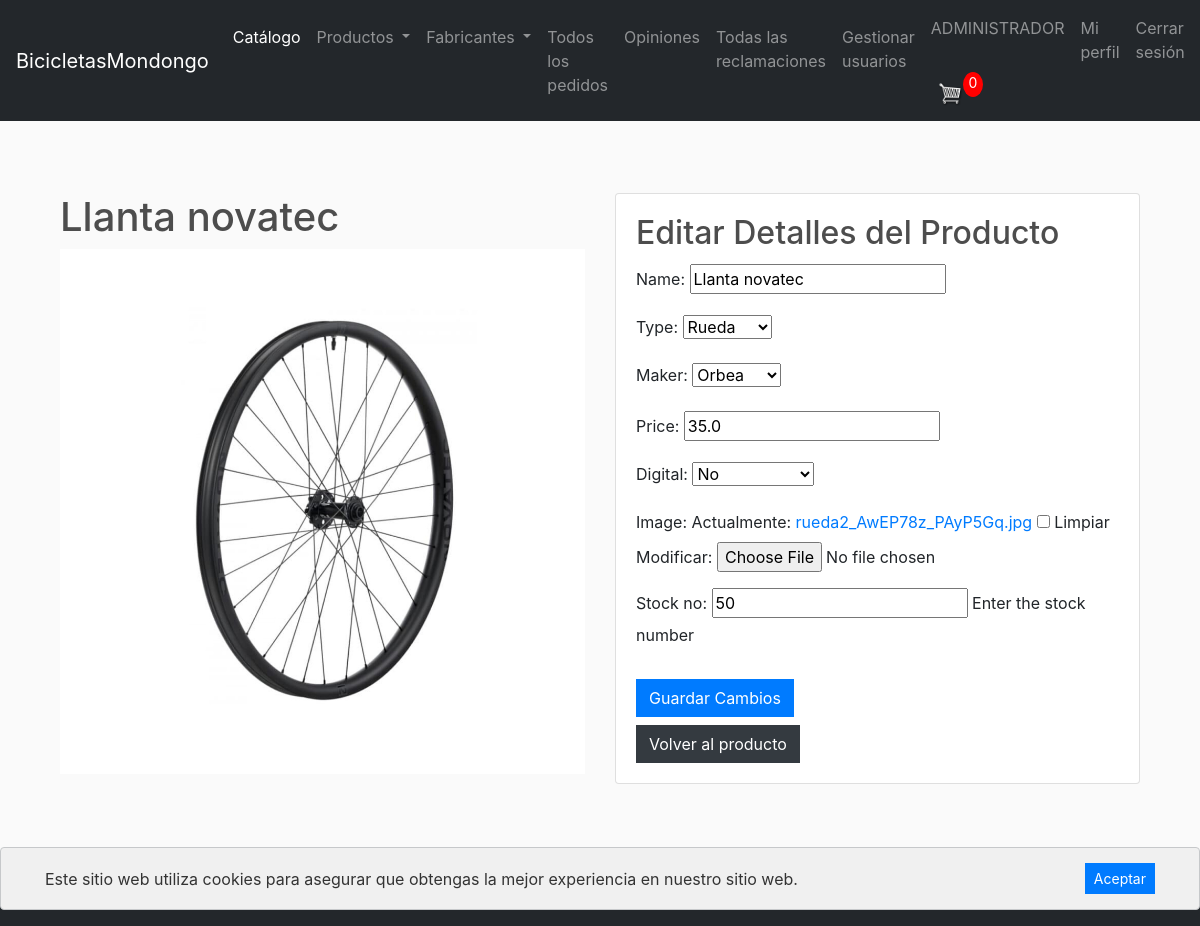
The app's page /store/product/5/edit/ (signed in), older data.
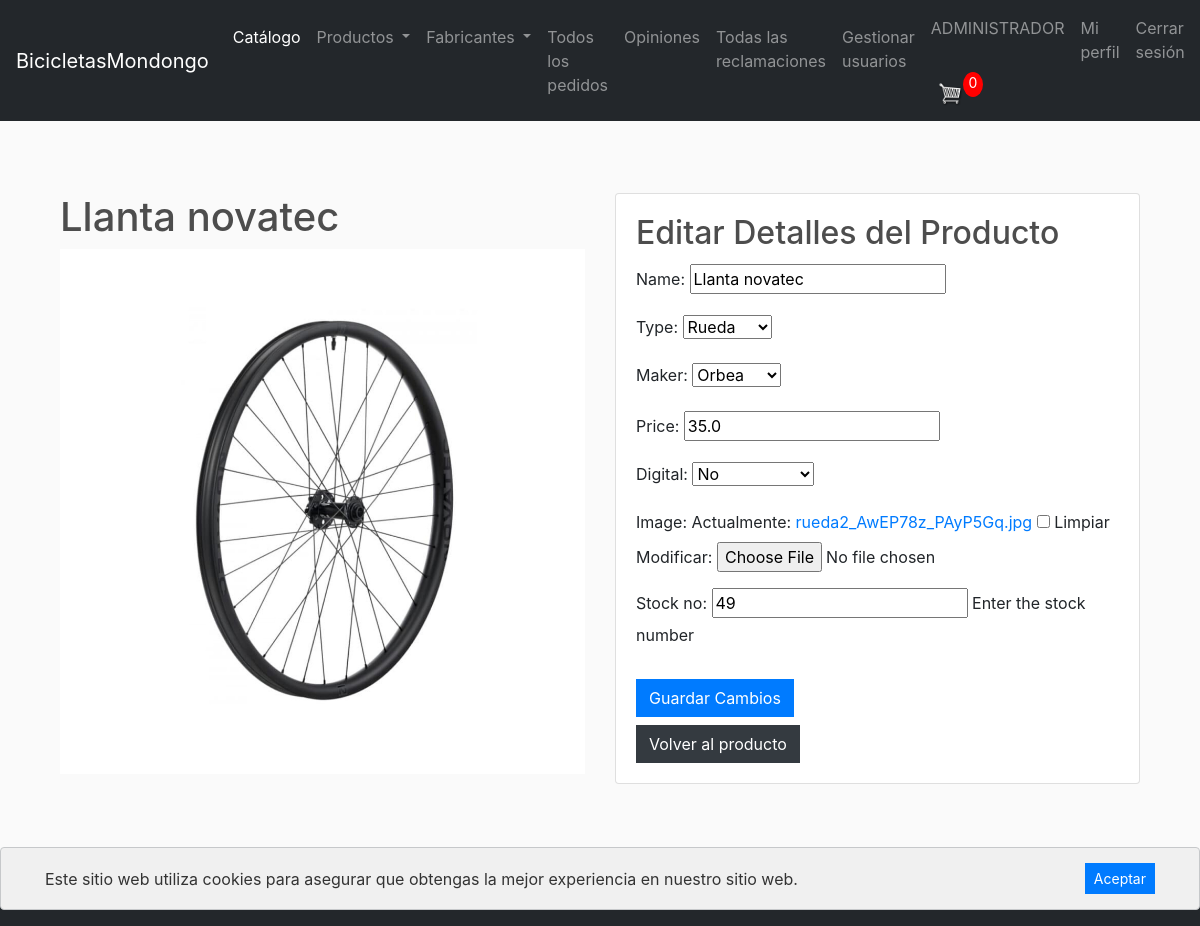
The same page, newer data.
### store/models.py (models this page shows, shortened)
class Product(models.Model):
	id = models.BigAutoField(primary_key=True)  # Campo de clave primaria explícito
	name = models.CharField(max_length=200)
	type = models.CharField(max_length=200,choices=PRODUCT_TYPES,null=True)
	maker = models.CharField(max_length=200,choices=MAKER_TYPES,null=True)
	price = models.FloatField()
	digital = models.BooleanField(default=False,null=True, blank=True)
	image = models.ImageField(null=True, blank=True)
	stock_no = models.IntegerField(default=0, null=True, blank=True, help_text="Enter the stock number")
	@property
	def imageURL(self):
		try:
			url = self.image.url
		except:
			url = ''
		return url

### store/views.py (the view)
# urls.py: path('product/<int:product_id>/edit/', views.edit_product, name='edit_product'),
def edit_product(request, product_id):
    data = cartData(request)
    cartItems = data['cartItems']
    product = get_object_or_404(Product, pk=product_id)
    if not request.user.is_staff:
        return render(request, 'store/permission_denied.html', {'cartItems':cartItems})
    if request.method == 'POST':
        form = ProductForm(request.POST, request.FILES, instance=product)
        if form.is_valid():
            form.save()
            return redirect('product_detail', product_id=product.id)
    else:
        form = ProductForm(instance=product)
    return render(request, 'store/edit_product.html', {'product': product, 'form': form,'cartItems':cartItems})

### store/forms.py
class ProductForm(forms.ModelForm):
    class Meta:
        model = Product
        fields = ['name', 'type', 'maker', 'price', 'digital', 'image', 'stock_no']
        widgets = {
            'description': forms.Textarea(attrs={'rows': 4}),
        }

### store/models.py (called while the page is built)
	@property
	def get_cart_items(self):
		orderitems = self.orderitem_set.all()
		total = sum([item.quantity for item in orderitems])
		return total

### store/utils.py (called while the page is built)
def cartData(request):
    types = []  # Initialize types
    if request.user.is_authenticated:
        customer = request.user.customer
        order, created = Order.objects.get_or_create(customer=customer, complete=False)
        items = order.orderitem_set.all()
        cartItems = order.get_cart_items
        for item in items:
            types.append(item.product.type)
    else:
        cookieData = cookieCart(request)
        cartItems = cookieData['cartItems']
        order = cookieData['order']
        items = cookieData['items']
        types = cookieData['types']
    return {'cartItems':cartItems ,'order':order, 'items':items, 'types':types}

### store/templates/store/edit_product.html (shortened to what this page needs)
{% extends 'store/main.html' %}
{% block content %}
{% if user.is_staff %}
<div class="container mt-5">
  <div class="row">
    <div class="col-md-6">
      <h1>{{ product.name }}</h1>
      <img src="{{ product.imageURL }}" alt="{{ product.name }}" class="img-fluid mb-3">
    </div>
    <div class="col-md-6">
      <div class="card">
        <div class="card-body">
          <h2 class="card-title">Editar Detalles del Producto</h2>
          <form method="POST" enctype="multipart/form-data">
            {{ form.as_p }}
            <button type="submit" class="btn btn-primary mt-3">Guardar Cambios</button>
          </form>
          <a class="btn btn-dark mt-2" href="/store/product/{{product.id}}">Volver al producto</a>
        </div>
      </div>
    </div>
  </div>
</div>
{% endif %}
{% endblock %}

Row changes from the older to the newer data that the page shows:
changed Product "Llanta novatec": stock_no "50" → "49"
